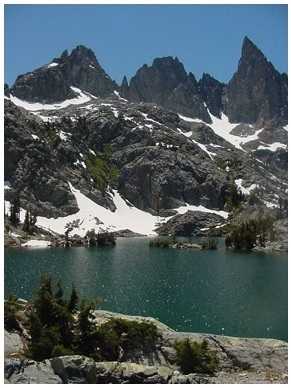
#> input picture kashmir.jpg, 291 x 388 px
$ python grayhist_eql.py
#> lines starting #> are read from the running program, lines starting #| are printed output that depends on the picture

import cv2
import matplotlib.pyplot as plt


image = cv2.imread('kashmir.jpg')
#> image is the input picture: shape (388, 291, 3); mean B, G, R 99.6, 95.8, 83.1
grayscale_image = cv2.cvtColor(image, cv2.COLOR_BGR2GRAY)
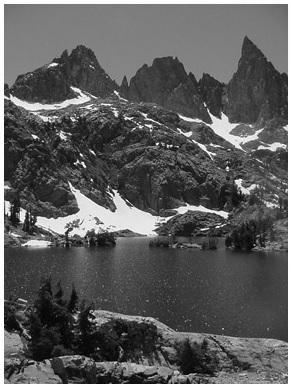
#> grayscale_image: shape (388, 291); min 0, max 255, mean 92.5

eql_grayscale_image = cv2.equalizeHist(grayscale_image)
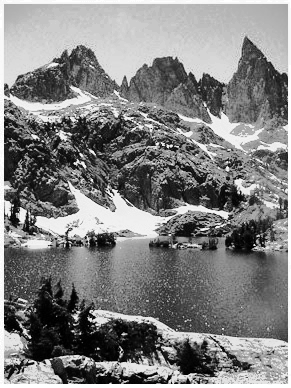
#> eql_grayscale_image: shape (388, 291); min 0, max 255, mean 128.7

plt.imshow(eql_grayscale_image, cmap='gray')
plt.show() #equalized_image


#graph of the equalized image
histogram = cv2.calcHist([eql_grayscale_image], [0], None, [256], [0, 256])
#> histogram = 256 values, max 2470 at index 255, min 0 at index 15, mean 441
plt.plot(histogram, color='k')
plt.xlim([0, 256])
plt.show()
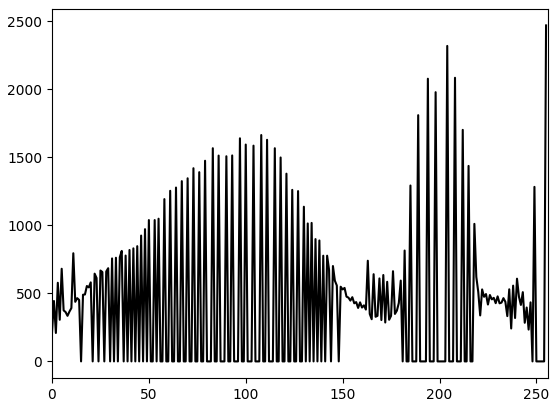
#> figure drawn by matplotlib, 1 panel; curve peaks at x = 255, y = 2470
